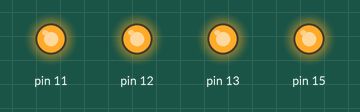
A program run on a simulated Raspberry Pi (header pin numbers). Shown: output pins drawn as LEDs (lit = HIGH). At 5.0 s the program stops and its outputs stay as they are.

Above: at 0.1 s.
At 5.1 s:
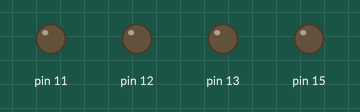
Timing chart, 0 to 6.5 s (numbered marks = the images above):
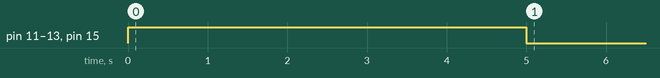

The program:

GPIOManager.py
```python
import RPi.GPIO as GPIO
import time

class GPIOManager:

    PIN_MODE_NONE = 0
    PIN_MODE_INPUT = 1
    PIN_MODE_OUTPUT = 2

    def __init__(self):
        GPIO.setmode(GPIO.BOARD)
        self.pins = {
            7: self.PIN_MODE_NONE,
            11: self.PIN_MODE_NONE,
            12: self.PIN_MODE_NONE,
            13: self.PIN_MODE_NONE,
            15: self.PIN_MODE_NONE,
            16: self.PIN_MODE_NONE,
            18: self.PIN_MODE_NONE,
            22: self.PIN_MODE_NONE,
            29: self.PIN_MODE_NONE,
            31: self.PIN_MODE_NONE,
            32: self.PIN_MODE_NONE,
            33: self.PIN_MODE_NONE,
            34: self.PIN_MODE_NONE,
            35: self.PIN_MODE_NONE,
            36: self.PIN_MODE_NONE,
            37: self.PIN_MODE_NONE,
            38: self.PIN_MODE_NONE,
            40: self.PIN_MODE_NONE,
        }

    def __enter__(self):
        return self

    def __exit__(self, exec_type, exec_value, traceback):
        self.all_off()
        GPIO.cleanup()

    def register_output(self, pin_number):
        self.pins[pin_number] = self.PIN_MODE_OUTPUT
        GPIO.setup(pin_number, GPIO.OUT)

    def on(self, pin_number):
        if pin_number in self.pins and self.pins[pin_number] is self.PIN_MODE_OUTPUT:
            GPIO.output(pin_number, GPIO.HIGH)

    def off(self, pin_number):
        if pin_number in self.pins and self.pins[pin_number] is self.PIN_MODE_OUTPUT:
            GPIO.output(pin_number, GPIO.LOW)

    def all_off(self):
        for pin_number, pin_type in self.pins.iteritems():
            if pin_type == self.PIN_MODE_OUTPUT:
                self.off(pin_number)

    def all_on(self):
        for pin_number, pin_type in self.pins.iteritems():
            if pin_type == self.PIN_MODE_OUTPUT:
                self.on(pin_number)

with GPIOManager() as gpio_manager:
    gpio_manager.register_output(11)
    gpio_manager.register_output(12)
    gpio_manager.register_output(13)
    gpio_manager.register_output(15)
    gpio_manager.all_on()
    time.sleep(5)
```

Measured:
- by itself, pin 11–13, pin 15: LOW → HIGH at 0.00 s, → LOW 5.0 s later
